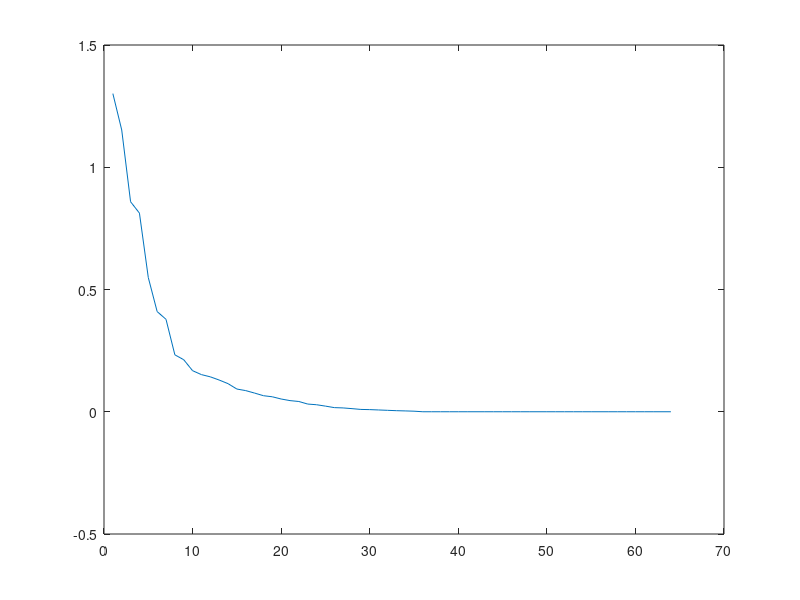
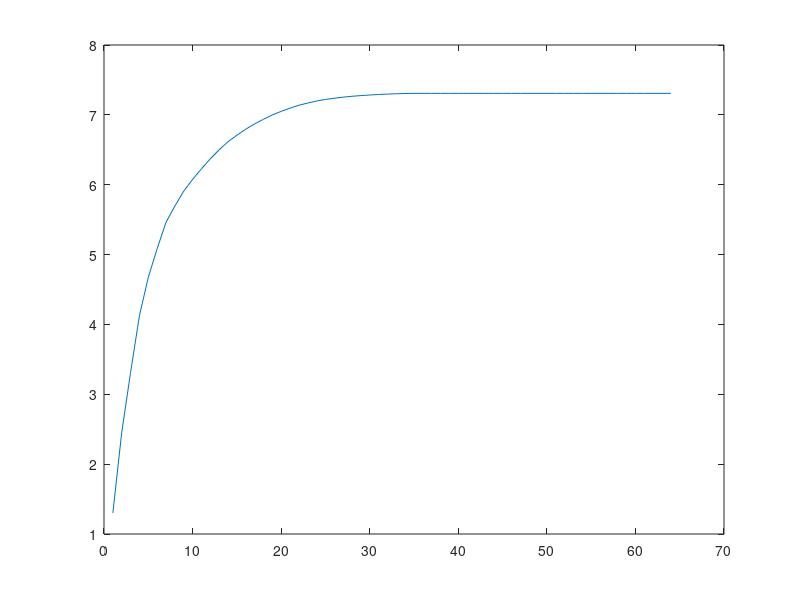

These charts were generated, in order, by the following MATLAB code:
close all
clear all
% clc

% Numer of samples
ns = 150;

% Treshold for eigenvalues of PCA
rth = 0.8;

% Generating database of binary 8x8 images
I = zeros(8,8,ns);
for i = 1:ns
    ix = randi([2,7],1,1);
    iy = randi([2,7],1,1);
    I(ix-1:ix+1,iy-1:iy+1,i) = ones(3);
    I_vec(:,i) = reshape(I(:,:,i),64,1); % Vectorizing
end

% Removing the average
I_vec_zm = I_vec - mean(I_vec,2)*ones(1,ns);

% EVD
Ri = cov(I_vec_zm.');
[Q,D] = eig(Ri);
lambda = diag(D);
lambda = lambda(end:-1:1);

% Visualizing the eigenvalues
figure,plot(lambda)

% Choosing the number of components
energ = cumsum(lambda);
figure,plot(energ)
inde = find(energ < energ(end)*rth);
if length(inde) == 0
    inde = 0;
end
Q2 = Q(:,64-inde(end)+1:64);

% Transforming data
I_vec_zm_pca1 = Q.'*I_vec_zm; % without loss
I_vec_zm_pca2 = Q2.'*I_vec_zm; % with loss

% Data reduction
[d1,d2]=size(I_vec_zm_pca1);
[e1,e2]=size(I_vec_zm_pca2);
% d1
% e1
e1/d1

% Bringing the variables to the original basis and aadding the average
I_vec_oldbase1 = Q*I_vec_zm_pca1 + mean(I_vec,2)*ones(1,ns);
I_vec_oldbase2 = Q2*I_vec_zm_pca2 + mean(I_vec,2)*ones(1,ns);

% Transforimg back to matrices
for i = 1:ns
    I_oldbase1(:,:,i) = reshape(I_vec_oldbase1(:,i),8,8);
    I_oldbase2(:,:,i) = reshape(I_vec_oldbase2(:,i),8,8);
end

% Reconstruction error
% (mean(mean(mean(abs(I - I_oldbase1).^2)))/mean(mean(mean(abs(I).^2))))
(mean(mean(mean(abs(I - I_oldbase2).^2)))/mean(mean(mean(abs(I).^2))))
% length(find((I - round(I_oldbase1))~=0))/(64*ns)
length(find((I - round(I_oldbase2))~=0))/(64*ns)
